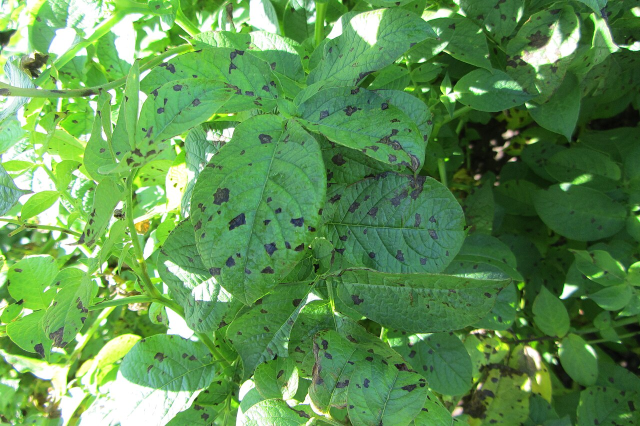
#> input picture public/images/early-blight.jpg, 1280 x 852 px (shown at 1/2 size)
$ python -i augmentation.py   (imports and definitions only)
#> lines starting #> are read from the running program, lines starting #| are printed output that depends on the picture; after the words box and inside, x2 and y2 are one past the last pixel; in counts of white or black regions, pixels touching at a corner belong together
"""
Training-time data augmentation (applied to TRAINING images only, never to test images).

These transforms create realistic variations of the real training images (different zoom, angle,
lighting and – for photos with a plain studio background – a natural blurred background), so the
Random Forest learns lesion appearance rather than one particular way of taking the photo:

  * random zoom / crop (close-ups of part of the leaf)
  * 90° rotations and flips
  * brightness, contrast and saturation changes, occasional blur
  * background replacement: the grey background is swapped for a blurred crop of another real
    training leaf, imitating the out-of-focus foliage behind a field photo

Nothing here invents labels or images from scratch – every output is derived from a real,
correctly labelled training photo and keeps that photo's label and leakage group.
"""

from __future__ import annotations

import cv2
import numpy as np


def background_mask(rgb: np.ndarray) -> np.ndarray:
    """Approximate mask of the plain grey/dark studio background (low saturation)."""
    hsv = cv2.cvtColor(rgb, cv2.COLOR_RGB2HSV)
#> hsv: shape (852, 1280, 3); mean H, S, V 56.4, 127.3, 146.1
    mask = ((hsv[..., 1] < 45) | (hsv[..., 2] < 35)).astype(np.uint8)
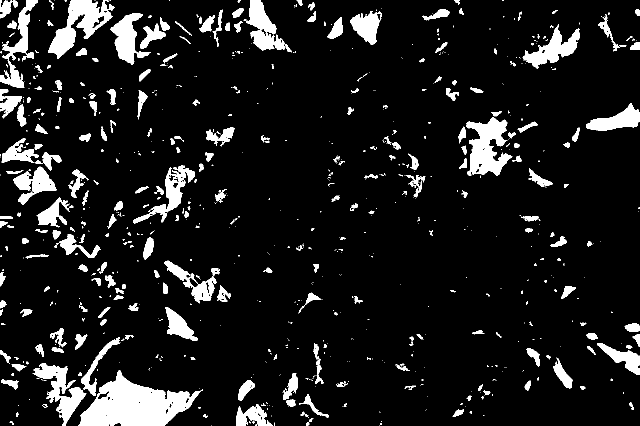
#> mask: shape (852, 1280) (shown at 1/2 size); values 0 (black) and 1 (white), 10.3% white; 820 white regions (533 under 20 px), largest, box (x1, y1, x2, y2) and area: (157, 741, 406, 852) 14619, (933, 234, 1025, 352) 6082, (96, 0, 229, 118) 6045
    kernel = np.ones((5, 5), np.uint8)
    mask = cv2.morphologyEx(mask, cv2.MORPH_OPEN, kernel)
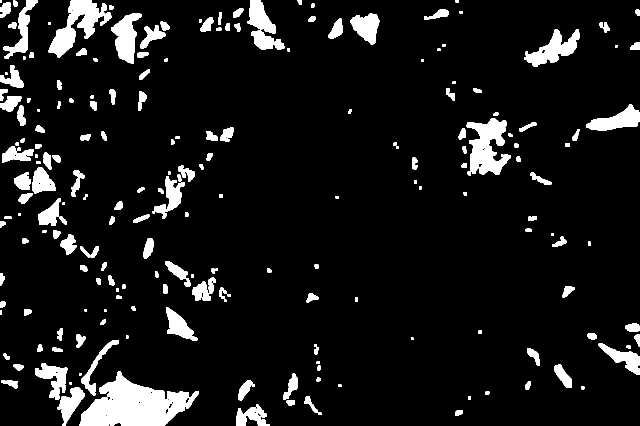
#> mask: shape (852, 1280) (shown at 1/2 size); values 0 (black) and 1 (white), 8.7% white; 208 white regions, largest, box (x1, y1, x2, y2) and area: (158, 742, 398, 852) 14480, (933, 236, 1022, 351) 5913, (97, 0, 223, 115) 5560
    # Keep only background regions touching the image border, so grey lesions inside the leaf stay.
    count, labels = cv2.connectedComponents(mask)
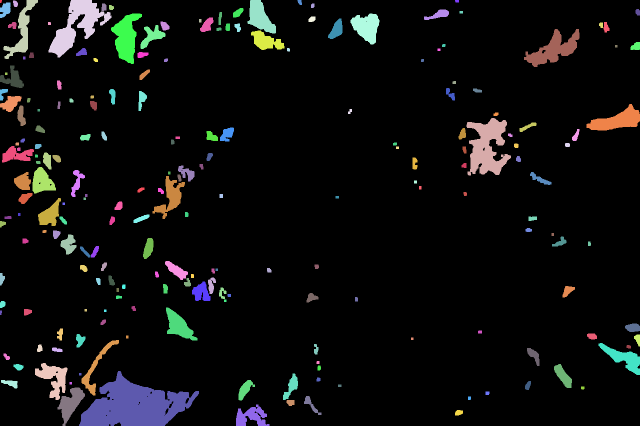
#> labels: shape (852, 1280) int32 (shown at 1/2 size); 209 distinct labels, from 0 to 208; one colour per label, 0 black
#> count = 209
    border = set(np.unique(np.concatenate([labels[0], labels[-1], labels[:, 0], labels[:, -1]]))) - {0}
#> border = 23 items
    keep = np.isin(labels, list(border)) if border else np.zeros_like(mask, dtype=bool)
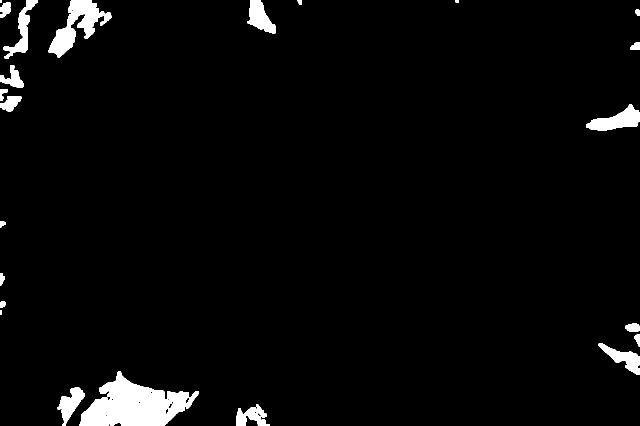
#> keep: shape (852, 1280) bool (shown at 1/2 size); 3.4% white; 23 white regions, largest, box (x1, y1, x2, y2) and area: (158, 742, 398, 852) 14480, (97, 0, 223, 115) 5560, (1173, 208, 1280, 261) 2879
    return cv2.GaussianBlur(keep.astype(np.float32), (7, 7), 0)


# [54 lines left out: functions replace_background, random_crop, photometric, augment, not called in this run]

>>> import cv2
>>> picture = cv2.cvtColor(cv2.imread('../public/images/early-blight.jpg'), cv2.COLOR_BGR2RGB)
>>> result = background_mask(picture)

$ run again, on public/images/late-blight.jpg
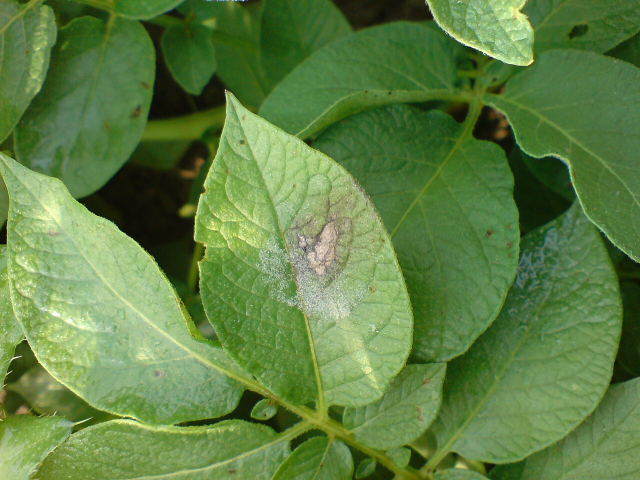
#> input picture public/images/late-blight.jpg, 1280 x 960 px (shown at 1/2 size)
#> hsv: shape (960, 1280, 3); mean H, S, V 46.9, 133.7, 128.1
#> in background_mask, `count, labels = cv2.connectedComponents(mask)`:
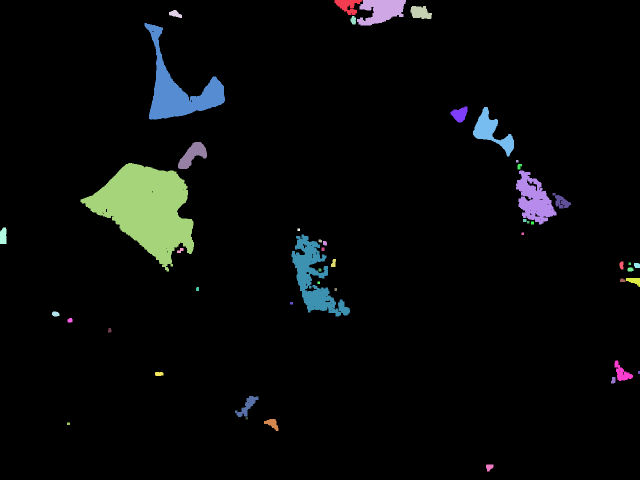
#> labels: shape (960, 1280) int32 (shown at 1/2 size); 50 distinct labels, from 0 to 49; one colour per label, 0 black
#> count = 50
#> border = 6 items
#> in background_mask, `keep = np.isin(labels, list(border)) if border else np.zeros_like(mask..`:
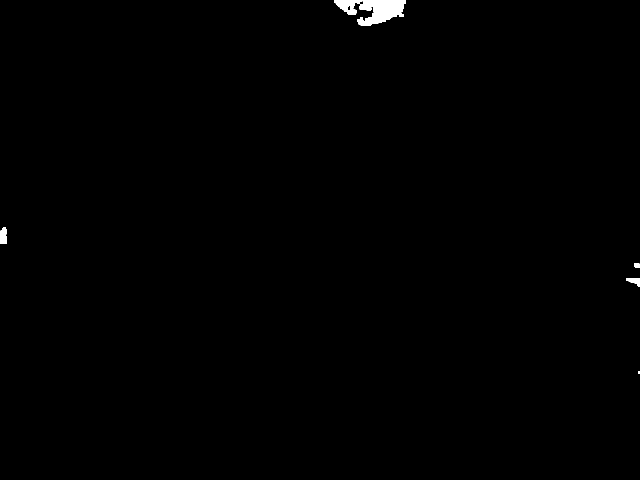
#> keep: shape (960, 1280) bool (shown at 1/2 size); 0.41% white; 6 white regions, box (x1, y1, x2, y2) and area: (714, 0, 812, 51) 3308, (669, 0, 725, 30) 923, (0, 455, 13, 488) 394, (1252, 556, 1280, 574) 298, (1268, 526, 1280, 536) 110, (1276, 742, 1280, 748) 23

$ run again, on public/images/potato-leaves.jpg
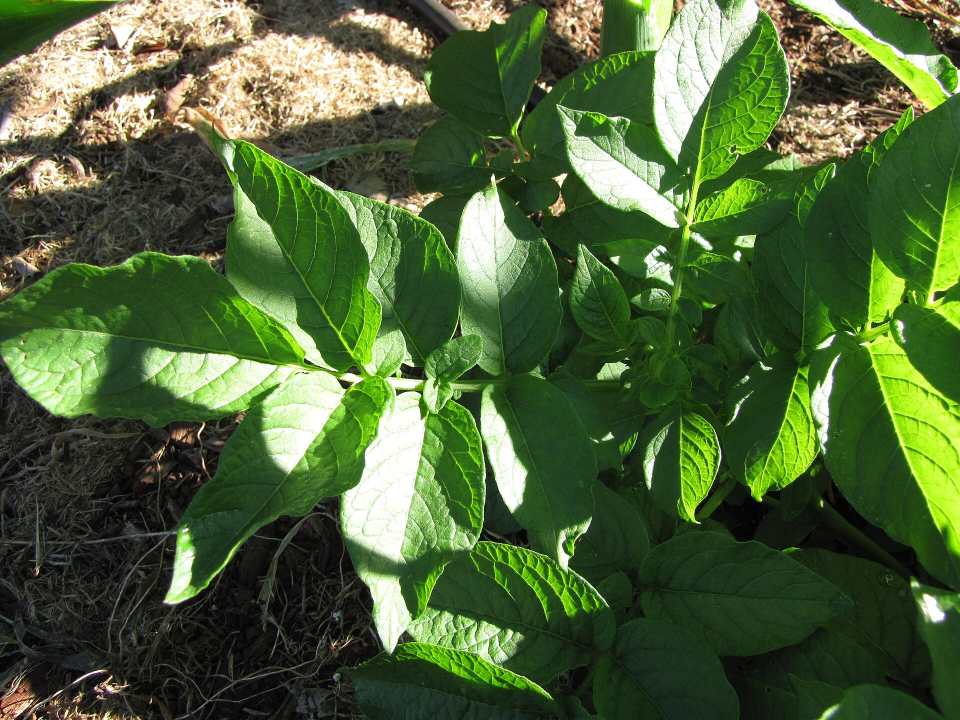
#> input picture public/images/potato-leaves.jpg, 1920 x 1440 px (shown at 1/2 size)
#> hsv: shape (1440, 1920, 3); mean H, S, V 47.3, 119.3, 102.8
#> in background_mask, `count, labels = cv2.connectedComponents(mask)`:
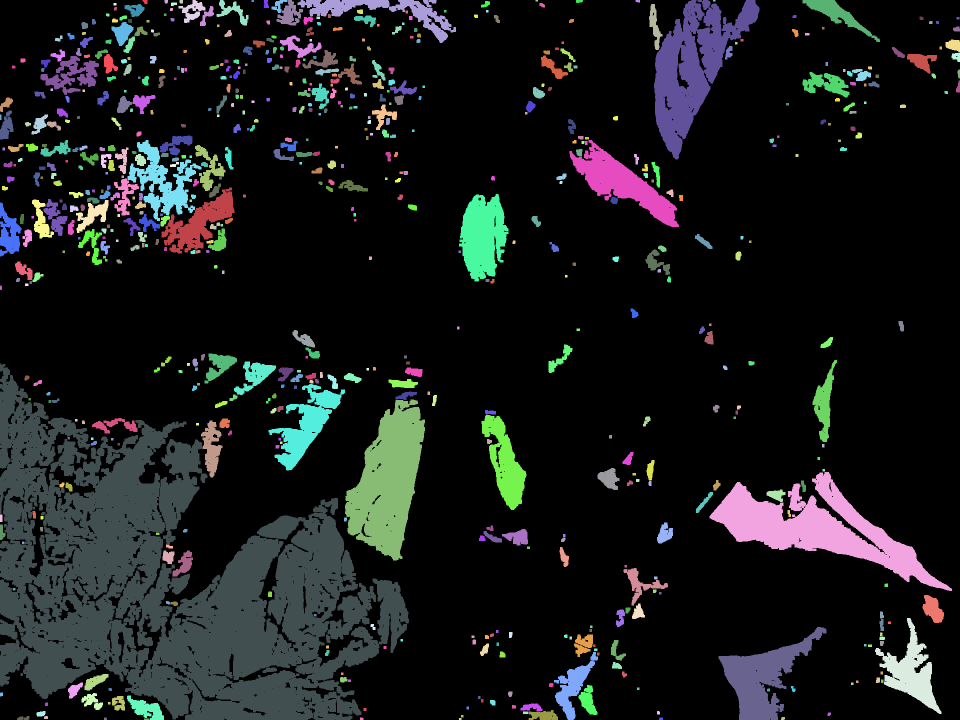
#> labels: shape (1440, 1920) int32 (shown at 1/2 size); 666 distinct labels, from 0 to 665; one colour per label, 0 black
#> count = 666
#> border = 41 items
#> keep: shape (1440, 1920) bool; 12.5% white; 41 white regions (2 under 20 px), largest, box (x1, y1, x2, y2) and area: (0, 727, 818, 1440) 275641, (1308, 0, 1519, 319) 28942, (1437, 1254, 1653, 1440) 15092
#> in background_mask, `return cv2.GaussianBlur(keep.astype(np.float32), (7, 7), 0)`:
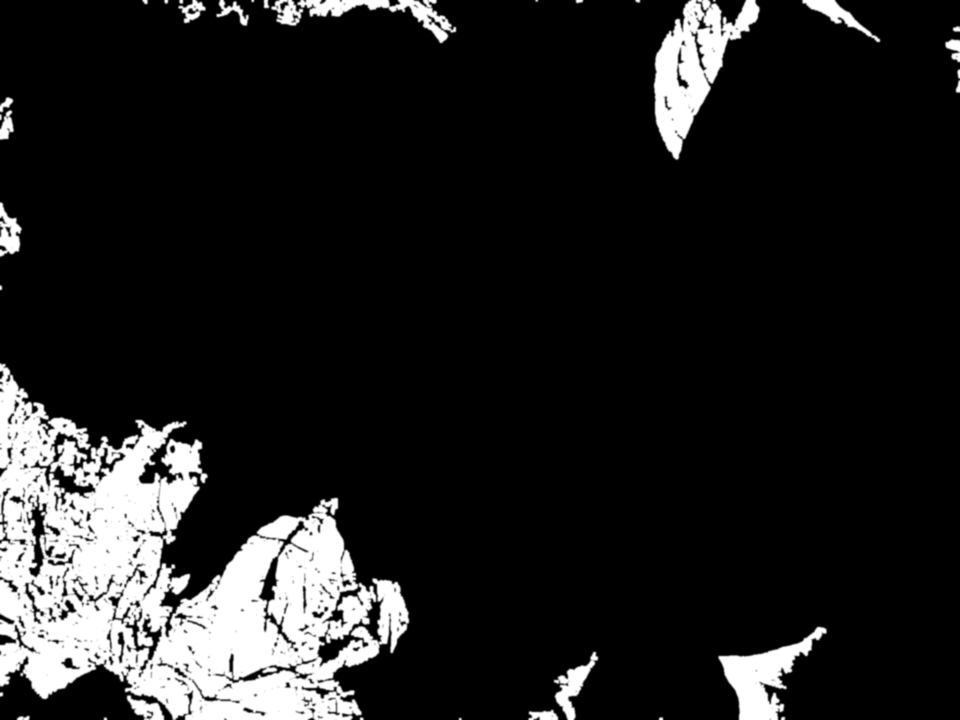
#> returned value: shape (1440, 1920) float32 (shown at 1/2 size); min 0, max 1, mean 0.125
